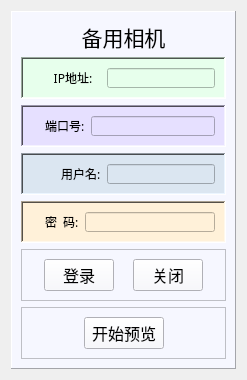
       <widget class="QWidget" name="page_camera4">
        <layout class="QVBoxLayout" name="verticalLayout_3">
         <item>
          <widget class="QFrame" name="frame_24">
           <property name="styleSheet">
            <string notr="true">background-color: rgb(246, 247, 255);</string>
           </property>
           <property name="frameShape">
            <enum>QFrame::Panel</enum>
           </property>
           <property name="frameShadow">
            <enum>QFrame::Raised</enum>
           </property>
           <layout class="QVBoxLayout" name="verticalLayout_10">
            <item>
             <widget class="QLabel" name="label_42">
              <property name="maximumSize">
               <size>
                <width>16777215</width>
                <height>30</height>
               </size>
              </property>
              <property name="font">
               <font>
                <family>黑体</family>
                <pointsize>16</pointsize>
               </font>
              </property>
              <property name="text">
               <string>&lt;html&gt;&lt;head/&gt;&lt;body&gt;&lt;p align=&quot;center&quot;&gt;备用相机&lt;/p&gt;&lt;/body&gt;&lt;/html&gt;</string>
              </property>
             </widget>
            </item>
            <item>
             <widget class="QFrame" name="frame_25">
              <property name="maximumSize">
               <size>
                <width>16777215</width>
                <height>50</height>
               </size>
              </property>
              <property name="styleSheet">
               <string notr="true">background-color: rgb(231, 255, 236);</string>
              </property>
              <property name="frameShape">
               <enum>QFrame::WinPanel</enum>
              </property>
              <property name="frameShadow">
               <enum>QFrame::Sunken</enum>
              </property>
              <layout class="QHBoxLayout" name="horizontalLayout_29">
               <item>
                <widget class="QLabel" name="label_43">
                 <property name="maximumSize">
                  <size>
                   <width>40</width>
                   <height>16777215</height>
                  </size>
                 </property>
                 <property name="text">
                  <string/>
                 </property>
                 <property name="pixmap">
                  <pixmap resource="RedSmoke.qrc">:/img/img/IP.png</pixmap>
                 </property>
                 <property name="scaledContents">
                  <bool>true</bool>
                 </property>
                </widget>
               </item>
               <item>
                <widget class="QLabel" name="label_44">
                 <property name="minimumSize">
                  <size>
                   <width>56</width>
                   <height>0</height>
                  </size>
                 </property>
                 <property name="font">
                  <font>
                   <family>黑体</family>
                   <pointsize>9</pointsize>
                  </font>
                 </property>
                 <property name="text">
                  <string>&lt;html&gt;&lt;head/&gt;&lt;body&gt;&lt;p align=&quot;center&quot;&gt;IP地址:&lt;/p&gt;&lt;/body&gt;&lt;/html&gt;</string>
                 </property>
                </widget>
               </item>
               <item>
                <widget class="QLineEdit" name="lineEdit_IP_4">
                 <property name="minimumSize">
                  <size>
                   <width>0</width>
                   <height>20</height>
                  </size>
                 </property>
                 <property name="maximumSize">
                  <size>
                   <width>19999</width>
                   <height>20</height>
                  </size>
                 </property>
                </widget>
               </item>
              </layout>
             </widget>
            </item>
            <item>
             <widget class="QFrame" name="frame_26">
              <property name="maximumSize">
               <size>
                <width>16777215</width>
                <height>50</height>
               </size>
              </property>
              <property name="styleSheet">
               <string notr="true">background-color: rgb(230, 224, 255);</string>
              </property>
              <property name="frameShape">
               <enum>QFrame::WinPanel</enum>
              </property>
              <property name="frameShadow">
               <enum>QFrame::Sunken</enum>
              </property>
              <layout class="QHBoxLayout" name="horizontalLayout_30">
               <item>
                <widget class="QLabel" name="label_45">
                 <property name="maximumSize">
                  <size>
                   <width>40</width>
                   <height>16777215</height>
                  </size>
                 </property>
                 <property name="text">
                  <string/>
                 </property>
                 <property name="pixmap">
                  <pixmap resource="RedSmoke.qrc">:/img/img/port_.png</pixmap>
                 </property>
                 <property name="scaledContents">
                  <bool>true</bool>
                 </property>
                </widget>
               </item>
               <item>
                <widget class="QLabel" name="label_46">
                 <property name="font">
                  <font>
                   <family>黑体</family>
                  </font>
                 </property>
                 <property name="text">
                  <string>端口号:</string>
                 </property>
                </widget>
               </item>
               <item>
                <widget class="QLineEdit" name="lineEdit_port_4">
                 <property name="minimumSize">
                  <size>
                   <width>0</width>
                   <height>20</height>
                  </size>
                 </property>
                 <property name="maximumSize">
                  <size>
                   <width>16777215</width>
                   <height>20</height>
                  </size>
                 </property>
                </widget>
               </item>
              </layout>
             </widget>
            </item>
            <item>
             <widget class="QFrame" name="frame_27">
              <property name="sizePolicy">
               <sizepolicy hsizetype="Preferred" vsizetype="Expanding">
                <horstretch>0</horstretch>
                <verstretch>0</verstretch>
               </sizepolicy>
              </property>
              <property name="maximumSize">
               <size>
                <width>16777215</width>
                <height>50</height>
               </size>
              </property>
              <property name="styleSheet">
               <string notr="true">background-color: rgb(219, 230, 241);</string>
              </property>
              <property name="frameShape">
               <enum>QFrame::WinPanel</enum>
              </property>
              <property name="frameShadow">
               <enum>QFrame::Sunken</enum>
              </property>
              <layout class="QHBoxLayout" name="horizontalLayout_31">
               <item>
                <widget class="QLabel" name="label_47">
                 <property name="maximumSize">
                  <size>
                   <width>40</width>
                   <height>16777215</height>
                  </size>
                 </property>
                 <property name="text">
                  <string/>
                 </property>
                 <property name="pixmap">
                  <pixmap resource="RedSmoke.qrc">:/img/img/man.png</pixmap>
                 </property>
                 <property name="scaledContents">
                  <bool>true</bool>
                 </property>
                </widget>
               </item>
               <item>
                <widget class="QLabel" name="label_48">
                 <property name="font">
                  <font>
                   <family>黑体</family>
                  </font>
                 </property>
                 <property name="text">
                  <string>用户名:</string>
                 </property>
                </widget>
               </item>
               <item>
                <widget class="QLineEdit" name="lineEdit_name_4">
                 <property name="sizePolicy">
                  <sizepolicy hsizetype="Preferred" vsizetype="Preferred">
                   <horstretch>0</horstretch>
                   <verstretch>0</verstretch>
                  </sizepolicy>
                 </property>
                 <property name="minimumSize">
                  <size>
                   <width>0</width>
                   <height>20</height>
                  </size>
                 </property>
                 <property name="maximumSize">
                  <size>
                   <width>16777215</width>
                   <height>20</height>
                  </size>
                 </property>
                 <property name="styleSheet">
                  <string notr="true"/>
                 </property>
                 <property name="inputMethodHints">
                  <set>Qt::ImhNone</set>
                 </property>
                </widget>
               </item>
              </layout>
             </widget>
            </item>
            <item>
             <widget class="QFrame" name="frame_28">
              <property name="maximumSize">
               <size>
                <width>16777215</width>
                <height>50</height>
               </size>
              </property>
              <property name="styleSheet">
               <string notr="true">background-color: rgb(255, 241, 217);</string>
              </property>
              <property name="frameShape">
               <enum>QFrame::WinPanel</enum>
              </property>
              <property name="frameShadow">
               <enum>QFrame::Sunken</enum>
              </property>
              <layout class="QHBoxLayout" name="horizontalLayout_32">
               <item>
                <widget class="QLabel" name="label_49">
                 <property name="maximumSize">
                  <size>
                   <width>40</width>
                   <height>16777215</height>
                  </size>
                 </property>
                 <property name="text">
                  <string/>
                 </property>
                 <property name="pixmap">
                  <pixmap resource="RedSmoke.qrc">:/img/img/PASS.png</pixmap>
                 </property>
                 <property name="scaledContents">
                  <bool>true</bool>
                 </property>
                </widget>
               </item>
               <item>
                <widget class="QLabel" name="label_50">
                 <property name="font">
                  <font>
                   <family>黑体</family>
                  </font>
                 </property>
                 <property name="text">
                  <string>密  码:</string>
                 </property>
                </widget>
               </item>
               <item>
                <widget class="QLineEdit" name="lineEdit_password_4">
                 <property name="minimumSize">
                  <size>
                   <width>0</width>
                   <height>20</height>
                  </size>
                 </property>
                 <property name="maximumSize">
                  <size>
                   <width>16777215</width>
                   <height>20</height>
                  </size>
                 </property>
                </widget>
               </item>
              </layout>
             </widget>
            </item>
            <item>
             <widget class="QFrame" name="frame_29">
              <property name="maximumSize">
               <size>
                <width>16777215</width>
                <height>55</height>
               </size>
              </property>
              <property name="frameShape">
               <enum>QFrame::StyledPanel</enum>
              </property>
              <property name="frameShadow">
               <enum>QFrame::Raised</enum>
              </property>
              <layout class="QHBoxLayout" name="horizontalLayout_33">
               <item>
                <widget class="QPushButton" name="pushButton_login_4">
                 <property name="maximumSize">
                  <size>
                   <width>70</width>
                   <height>40</height>
                  </size>
                 </property>
                 <property name="font">
                  <font>
                   <family>黑体</family>
                   <pointsize>12</pointsize>
                  </font>
                 </property>
                 <property name="text">
                  <string>登录</string>
                 </property>
                 <property name="icon">
                  <iconset>
                   <normaloff>:/images/res/display.png</normaloff>:/images/res/display.png</iconset>
                 </property>
                 <property name="iconSize">
                  <size>
                   <width>30</width>
                   <height>30</height>
                  </size>
                 </property>
                </widget>
               </item>
               <item>
                <widget class="QPushButton" name="pushButton_close_4">
                 <property name="maximumSize">
                  <size>
                   <width>70</width>
                   <height>40</height>
                  </size>
                 </property>
                 <property name="font">
                  <font>
                   <family>黑体</family>
                   <pointsize>12</pointsize>
                  </font>
                 </property>
                 <property name="text">
                  <string>关闭</string>
                 </property>
                 <property name="icon">
                  <iconset>
                   <normaloff>:/images/res/stop_display.png</normaloff>:/images/res/stop_display.png</iconset>
                 </property>
                 <property name="iconSize">
                  <size>
                   <width>30</width>
                   <height>30</height>
                  </size>
                 </property>
                </widget>
               </item>
              </layout>
             </widget>
            </item>
            <item>
             <widget class="QFrame" name="frame_48">
              <property name="maximumSize">
               <size>
                <width>16777215</width>
                <height>70</height>
               </size>
              </property>
              <property name="frameShape">
               <enum>QFrame::StyledPanel</enum>
              </property>
              <property name="frameShadow">
               <enum>QFrame::Raised</enum>
              </property>
              <layout class="QHBoxLayout" name="horizontalLayout_34">
               <item>
                <spacer name="horizontalSpacer_7">
                 <property name="orientation">
                  <enum>Qt::Horizontal</enum>
                 </property>
                 <property name="sizeHint" stdset="0">
                  <size>
                   <width>40</width>
                   <height>20</height>
                  </size>
                 </property>
                </spacer>
               </item>
               <item>
                <widget class="QPushButton" name="pushButton_display_4">
                 <property name="maximumSize">
                  <size>
                   <width>100</width>
                   <height>60</height>
                  </size>
                 </property>
                 <property name="font">
                  <font>
                   <family>黑体</family>
                   <pointsize>12</pointsize>
                  </font>
                 </property>
                 <property name="styleSheet">
                  <string notr="true"/>
                 </property>
                 <property name="text">
                  <string>开始预览</string>
                 </property>
                 <property name="icon">
                  <iconset>
                   <normaloff>:/images/res/log.png</normaloff>:/images/res/log.png</iconset>
                 </property>
                 <property name="iconSize">
                  <size>
                   <width>50</width>
                   <height>50</height>
                  </size>
                 </property>
                 <property name="autoDefault">
                  <bool>true</bool>
                 </property>
                </widget>
               </item>
               <item>
                <spacer name="horizontalSpacer_8">
                 <property name="orientation">
                  <enum>Qt::Horizontal</enum>
                 </property>
                 <property name="sizeHint" stdset="0">
                  <size>
                   <width>40</width>
                   <height>20</height>
                  </size>
                 </property>
                </spacer>
               </item>
              </layout>
             </widget>
            </item>
           </layout>
          </widget>
         </item>
        </layout>
       </widget>
